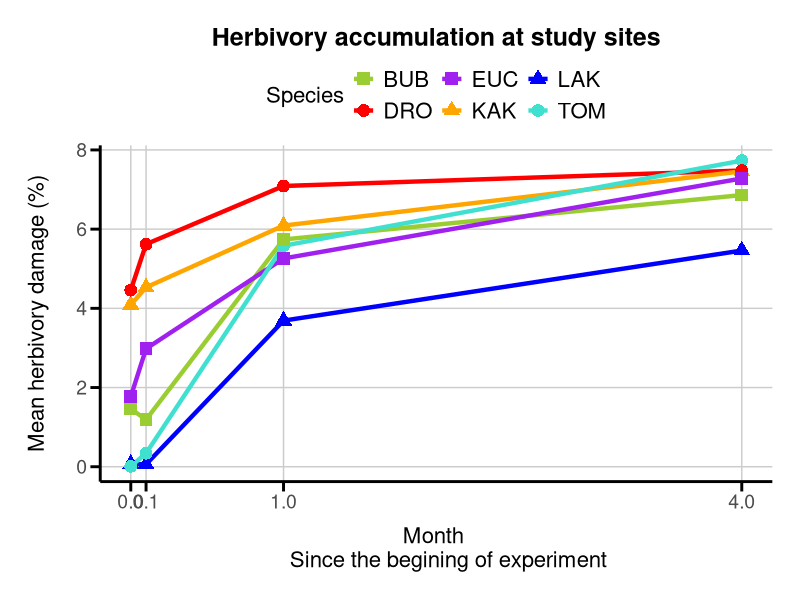
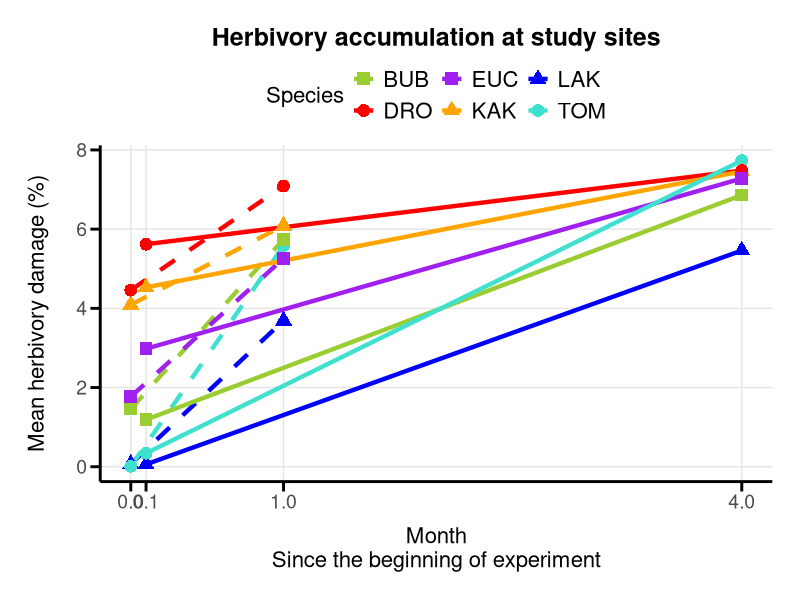

The R script that drew these images, in order:
#----------------------------------------------------------#
#
#         HerbAcum - BABE herbivory control trees
#
#               Katerina Sam  25Apr2025
#
#         Just graphical accumulation of herbivory
#
#----------------------------------------------------------#
# Generates Figure 4 in the main text

# Example of the dataset based on the provided table
herbivory_data <- data.frame(
  X_value = c(0, 0.1, 1.00, 4.00),   # The X-axis values
  LAK = c(0.07, 0.06, 3.69, 5.46),       # Data for LAK
  TOM = c(0.01, 0.34, 5.58, 7.73),       # Data for TOM
  BUB = c(1.46, 1.19, 5.74, 6.86),       # Data for BUB
  KAK = c(4.09, 4.53, 6.09, 7.46),       # Data for KAK
  DRO = c(4.46, 5.62, 7.09, 7.48),       # Data for DRO
  EUC = c(1.77, 2.98, 5.26, 7.28)        # Data for EUC
)

# Reshape the data to long format for ggplot
library(tidyr)
herbivory_data_long <- herbivory_data %>%
  pivot_longer(cols = -X_value, names_to = "Species", values_to = "Herbivory")

# Load ggplot2
library(ggplot2)

# Incorporating site-specific symbols and colors into the graph

site_symbols <- c(LAK = 17, TOM = 16, BUB = 15, KAK = 17, DRO = 16, EUC = 15)
site_colors  <- c(LAK =  "blue", TOM = "turquoise" , BUB =  "yellowgreen" , KAK = "orange", DRO = "red" , EUC =  "purple")

p1 <- ggplot(herbivory_data_long, aes(x = X_value, y = Herbivory, color = Species, group = Species)) +
  
  # Adding the lines for each species
  geom_line(size = 1.5, aes(color = Species)) +            
  
  # Adding points with the corresponding site symbols
  geom_point(aes(shape = Species, color = Species), size = 4) + 
  
  # Mapping site-specific symbols and colors
  scale_shape_manual(values = site_symbols) + 
  scale_color_manual(values = site_colors) + 
  
  # Custom X-axis breaks
  scale_x_continuous(breaks = c(0, 0.1, 1.00, 4.00)) + 
  
  # Axis labels and title
  labs(
    x = "Month 
    Since the begining of experiment", 
    y = "Mean herbivory damage (%)", 
    title = "Herbivory accumulation at study sites"
  ) +
  
  # Customized theme
  theme_minimal() +
  
  # Adjusting text sizes and margins
  theme(
    text = element_text(size = 18),
    axis.title.x = element_text(size = 16, margin = margin(t = 10)),  # Margin for x-axis title
    axis.title.y = element_text(size = 16, margin = margin(r = 20)),  # Margin for y-axis title
    axis.text = element_text(size = 14),                              # Tick labels
    legend.text = element_text(size = 16),                            # Legend text size
    legend.title = element_text(size = 16),                           # Legend title size
    plot.title = element_text(size = 18, face = "bold", hjust = 0.5), # Center title
    plot.margin = margin(20, 20, 20, 20)                              # Adjust plot margins
  ) +
  
  # Customizing axis ticks and lines
  theme(
    axis.line = element_line(size = 1, color = "black"),      # Black and bold axis lines
    axis.ticks = element_line(size = 1, color = "black"),     # Black tick marks
    axis.ticks.length = unit(0.25, "cm"),                    # Tick mark length
    panel.grid.major = element_line(color = "grey80"),        # Light grid lines
    panel.grid.minor = element_blank()                        # Remove minor grid lines
  ) +
  
  theme(legend.position = "top")  # Position legend at the top

p1


library(tidyr)
library(dplyr)
library(ggplot2)

# Original data
herbivory_data <- data.frame(
  X_value = c(0, 0.1, 1.00, 4.00),
  LAK = c(0.07, 0.06, 3.69, 5.46),
  TOM = c(0.01, 0.34, 5.58, 7.73),
  BUB = c(1.46, 1.19, 5.74, 6.86),
  KAK = c(4.09, 4.53, 6.09, 7.46),
  DRO = c(4.46, 5.62, 7.09, 7.48),
  EUC = c(1.77, 2.98, 5.26, 7.28)
)

# Reshape to long format
herbivory_data_long <- herbivory_data %>%
  pivot_longer(cols = -X_value, names_to = "Species", values_to = "Herbivory")

# Create a 'Group' column to split into two line segments
herbivory_data_long <- herbivory_data_long %>%
  mutate(
    Segment = case_when(
      X_value %in% c(0, 1.00) ~ "Segment1",
      X_value %in% c(0.1, 4.00) ~ "Segment2",
      TRUE ~ NA_character_
    )
  ) %>%
  filter(!is.na(Segment))

# Site-specific aesthetics
site_symbols <- c(LAK = 17, TOM = 16, BUB = 15, KAK = 17, DRO = 16, EUC = 15)
site_colors  <- c(LAK = "blue", TOM = "turquoise", BUB = "yellowgreen", KAK = "orange", DRO = "red", EUC = "purple")

# Plot
p <- ggplot(herbivory_data_long, aes(x = X_value, y = Herbivory, group = interaction(Species, Segment))) +
  geom_line(aes(color = Species, linetype = Segment), size = 1.5) +
  geom_point(aes(shape = Species, color = Species), size = 4) +
  scale_shape_manual(values = site_symbols) +
  scale_color_manual(values = site_colors) +
  scale_linetype_manual(values = c(Segment1 = "dashed", Segment2 = "solid")) +  # Dashed for Segment1
  scale_x_continuous(breaks = c(0, 0.1, 1.00, 4.00)) +
  labs(
    x = "Month\nSince the beginning of experiment",
    y = "Mean herbivory damage (%)",
    title = "Herbivory accumulation at study sites"
  ) +
  guides(linetype = "none") +  # 👈 Remove Segment legend
  theme_minimal() +
  theme(
    text = element_text(size = 18),
    axis.title.x = element_text(size = 16, margin = margin(t = 10)),
    axis.title.y = element_text(size = 16, margin = margin(r = 20)),
    axis.text = element_text(size = 14),
    legend.text = element_text(size = 16),
    legend.title = element_text(size = 16),
    plot.title = element_text(size = 18, face = "bold", hjust = 0.5),
    plot.margin = margin(20, 20, 20, 20),
    axis.line = element_line(size = 1, color = "black"),
    axis.ticks = element_line(size = 1, color = "black"),
    axis.ticks.length = unit(0.25, "cm"),
    panel.grid.major = element_line(color = "grey90"),
    panel.grid.minor = element_blank(),
    legend.position = "top"
  )

print(p)
